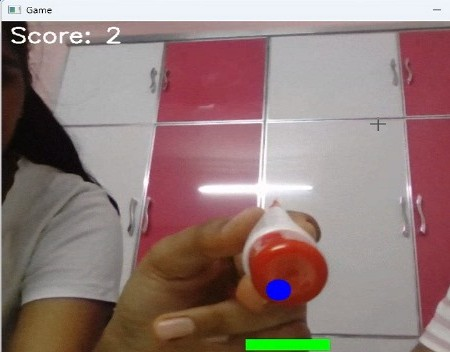
#> input picture ball.jpg, 450 x 352 px, given in place of the camera
$ python ball.py
#> lines starting #> are read from the running program, lines starting #| are printed output that depends on the picture; after the words box and inside, x2 and y2 are one past the last pixel; in counts of white or black regions, pixels touching at a corner belong together
import cv2
import numpy as np

# Game window dimensions
width, height = 640, 480

# Ball properties
ball_pos = [320, 240]
ball_radius = 15
ball_speed = [4, 4]

# Paddle properties
paddle_width = 100
paddle_height = 15
paddle_y = height - 30
paddle_x = 270  # initial

# Score
score = 0

# Open webcam
cap = cv2.VideoCapture(0)

def detect_color(frame, lower, upper):
    hsv = cv2.cvtColor(frame, cv2.COLOR_BGR2HSV)
    mask = cv2.inRange(hsv, lower, upper)
    contours, _ = cv2.findContours(mask, cv2.RETR_TREE, cv2.CHAIN_APPROX_SIMPLE)

    if contours:
        # Find the biggest contour
        c = max(contours, key=cv2.contourArea)
        x, y, w, h = cv2.boundingRect(c)
        cx = x + w // 2
        return cx
    return None

while True:
    ret, frame = cap.read()
#> frame is the input picture: shape (352, 450, 3); mean B, G, R 120.2, 123.1, 146.4
    frame = cv2.flip(frame, 1)  # mirror effect
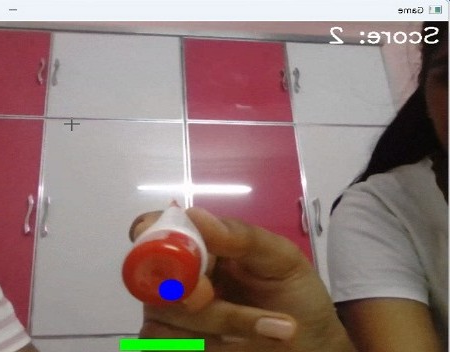
#> frame: shape (352, 450, 3); mean B, G, R 120.2, 123.1, 146.4
    frame = cv2.resize(frame, (width, height))
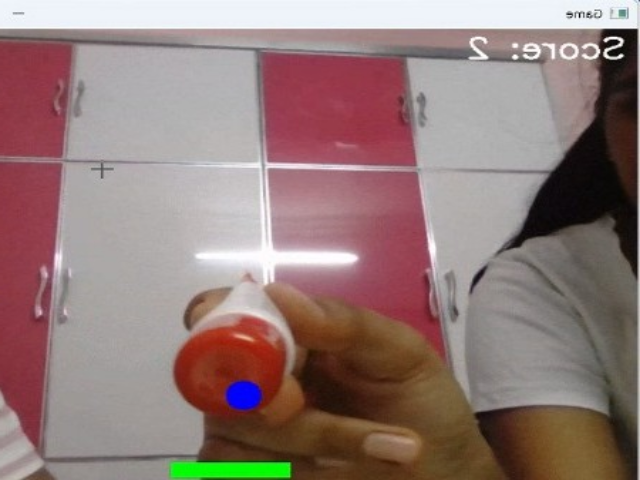
#> frame: shape (480, 640, 3); mean B, G, R 120.1, 123, 146.3

    # Detect red object
    lower_red = np.array([0, 100, 100])
    upper_red = np.array([10, 255, 255])
    cx = detect_color(frame, lower_red, upper_red)
#> in detect_color, `hsv = cv2.cvtColor(frame, cv2.COLOR_BGR2HSV)`: hsv: shape (480, 640, 3); mean H, S, V 74.9, 68.3, 149
#> in detect_color, `mask = cv2.inRange(hsv, lower, upper)`:
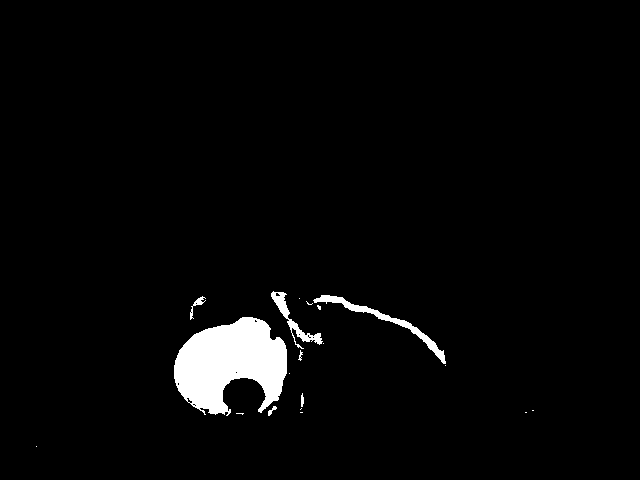
#> mask: shape (480, 640); 3% white; 19 white regions (12 under 20 px)
#> in detect_color, `contours, _ = cv2.findContours(mask, cv2.RETR_TREE, cv2.CHAIN_APPROX_S..`: contours = 33 contours, 28 with area under 20; largest, box (x1, y1, x2, y2) and area: (174, 317, 287, 416) 7200, (313, 295, 446, 364) 778, (271, 291, 323, 349) 474, (190, 296, 206, 320) 60, (268, 406, 277, 416) 24
#> in detect_color, `c = max(contours, key=cv2.contourArea)`: c = contour of 203 points, box (x1, y1, x2, y2) (174, 317, 287, 416), area 7200
#> in detect_color, `x, y, w, h = cv2.boundingRect(c)`: x = 174; y = 317; w = 113; h = 99
#> in detect_color, `cx = x + w // 2`: cx = 230
#> cx = 230

    if cx:
        paddle_x = max(0, min(cx - paddle_width // 2, width - paddle_width))
#> paddle_x = 180

    # Move ball
    ball_pos[0] += ball_speed[0]
    ball_pos[1] += ball_speed[1]

    # Wall collision
    if ball_pos[0] <= ball_radius or ball_pos[0] >= width - ball_radius:
        ball_speed[0] *= -1
    if ball_pos[1] <= ball_radius:
        ball_speed[1] *= -1

    # Paddle collision
    if (paddle_y < ball_pos[1] + ball_radius < paddle_y + paddle_height and
        paddle_x < ball_pos[0] < paddle_x + paddle_width):
        ball_speed[1] *= -1
        score += 1  # increase score on paddle hit

    # Bottom collision - Game Over
    if ball_pos[1] >= height - ball_radius:
        cv2.putText(frame, "Game Over", (200, 200), cv2.FONT_HERSHEY_SIMPLEX, 1.5, (0, 0, 255), 4)
        cv2.putText(frame, f"Score: {score}", (230, 260), cv2.FONT_HERSHEY_SIMPLEX, 1.2, (255, 255, 255), 3)
        cv2.imshow("Game", frame)
        cv2.waitKey(3000)
        break

    # Draw ball and paddle
    cv2.circle(frame, tuple(ball_pos), ball_radius, (255, 0, 0), -1)
    cv2.rectangle(frame, (paddle_x, paddle_y), (paddle_x + paddle_width, paddle_y + paddle_height), (0, 255, 0), -1)

    # Draw score
    cv2.putText(frame, f"Score: {score}", (10, 30), cv2.FONT_HERSHEY_SIMPLEX, 1, (255, 255, 255), 2)
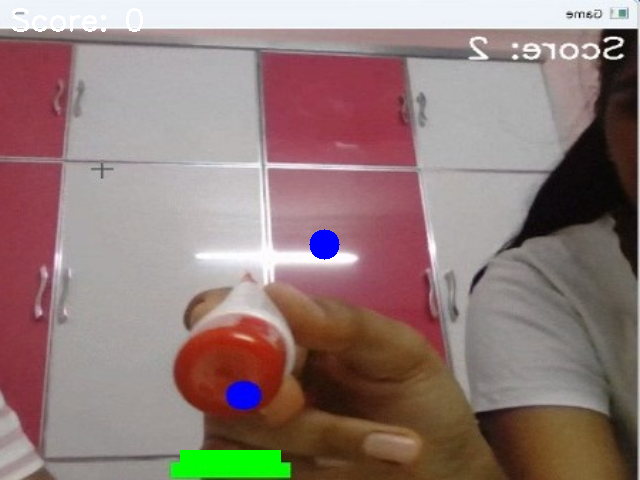
#> frame: shape (480, 640, 3); mean B, G, R 120.2, 123.5, 145.6

    cv2.imshow("Game", frame)

    if cv2.waitKey(30) & 0xFF == 27:
#> (key Esc is pressed here)
        break

cap.release()
cv2.destroyAllWindows()
